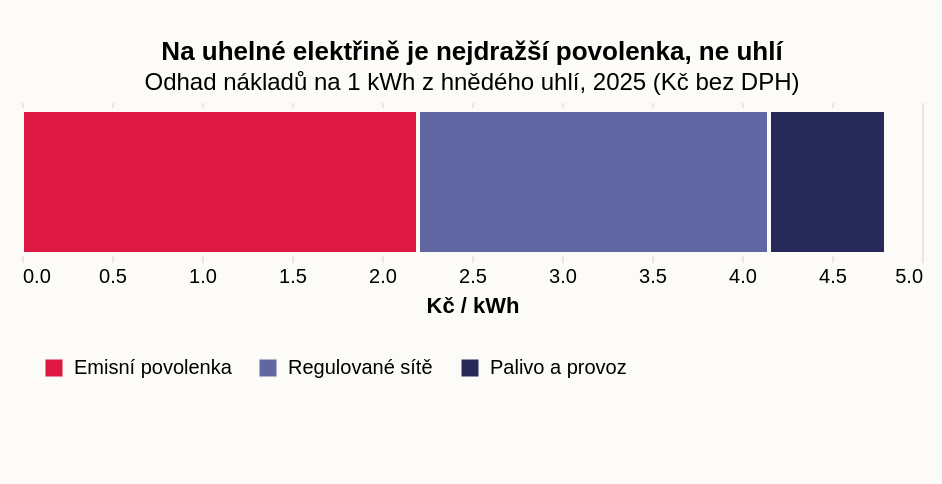

Vega-Lite specification for this chart:
### Vega-Lite specification from a JSON file in a GitHub repository (floating-point values rounded to 4 significant figures)
{"_source": "Zdroj: ERÚ, EU ETS Market data (Odhad 2025)", "$schema": "https://vega.github.io/schema/vega-lite/v5.json", "description": "Složení nákladové ceny elektřiny z hnědého uhlí v ČR (2025)", "width": 450, "height": 80, "padding": {"top": 20, "left": 10, "right": 10, "bottom": 40}, "autosize": {"type": "pad", "resize": true}, "background": "#fdfbf7", "title": {"text": "Na uhelné elektřině je nejdražší povolenka, ne uhlí", "subtitle": "Odhad nákladů na 1 kWh z hnědého uhlí, 2025 (Kč bez DPH)"}, "data": {"values": [{"label": "Palivo a provoz", "value": 0.65, "p": 3}, {"label": "Regulované sítě", "value": 1.95, "p": 2}, {"label": "Emisní povolenka", "value": 2.2, "p": 1}]}, "mark": {"type": "bar", "tooltip": true, "stroke": "#fdfbf7", "strokeWidth": 2}, "encoding": {"x": {"field": "value", "type": "quantitative", "title": "Kč / kWh", "axis": {"grid": true, "gridColor": "#e8e8dc", "domain": false, "ticks": false}}, "color": {"field": "label", "type": "nominal", "scale": {"domain": ["Emisní povolenka", "Regulované sítě", "Palivo a provoz"], "range": ["#de1743", "#6267a3", "#272a59"]}, "legend": {"title": null, "orient": "bottom", "offset": 10, "symbolType": "square", "padding": 10, "columns": 3}}, "order": {"field": "p", "type": "quantitative"}}, "config": {"view": {"stroke": "transparent"}}}
